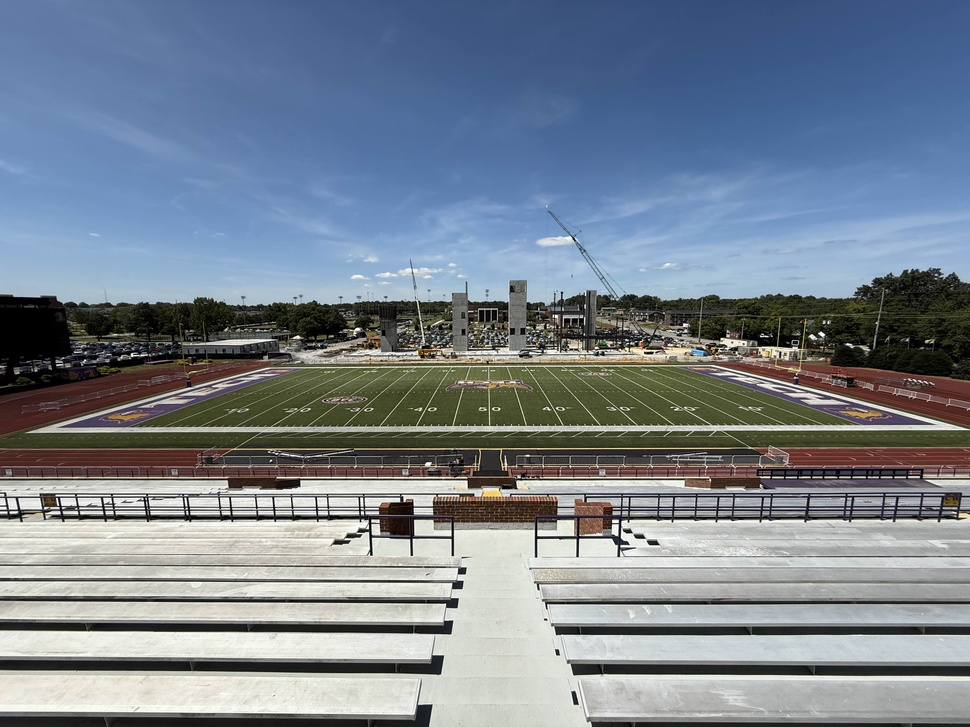
#> input picture AI-Pathfinding/image-interpretation/test1/field.jpg, 970 x 727 px, shrunk from 4032 x 3024 before the run
$ python updated_grid.py field.jpg
#> lines starting #> are read from the running program, lines starting #| are printed output that depends on the picture; after the words box and inside, x2 and y2 are one past the last pixel; in counts of white or black regions, pixels touching at a corner belong together
#!/usr/bin/env python3
# -*- coding: utf-8 -*-

"""
field_grid_tool.py

Detect a football-field-like quadrilateral (or any trapezoid), interactively
adjust the 4 corners, set rows/cols, and export all grid node coordinates.

New:
  • On exit, automatically saves:
      - grid node coordinates -> grid_coordinates.csv
      - obstacle node coordinates -> obstacles.csv
  • Right-click any grid node to toggle it as an obstacle (highlighted).

Requirements:
  pip install opencv-python numpy

Usage (GUI editor):
  python field_grid_tool.py path/to/image.jpg --rows 12 --cols 24

Headless export (no GUI; just detect, generate, and save CSV):
  python field_grid_tool.py path/to/image.jpg --rows 12 --cols 24 --no-gui --save

Keys in GUI:
  - Drag green points to move corners (TL, TR, BR, BL)
  - r / R : rows +1 / -1
  - c / C : cols +1 / -1
  - p     : print all coordinates to console
  - s     : save annotated image + CSV (also writes grid_coordinates.csv & obstacles.csv)
  - o     : re-order corners to TL, TR, BR, BL
  - x     : clear all obstacles
  - Right-click: toggle obstacle at nearest grid node
  - q/ESC : quit (auto-saves CSVs on exit)
"""

import argparse
from typing import Optional, Tuple, Dict, List, Tuple as Tup, Set

import cv2
import numpy as np


# ============================ Geometry / Helpers ============================

def _is_convex_quad(pts: np.ndarray) -> bool:
    pts = pts.reshape(4, 2).astype(np.float32)
    cross = []
    for i in range(4):
        a = pts[(i + 1) % 4] - pts[i]
        b = pts[(i + 2) % 4] - pts[(i + 1) % 4]
        cross.append(np.cross(a, b))
    return np.all(np.array(cross) > 0) or np.all(np.array(cross) < 0)


def _order_corners_clockwise(pts: np.ndarray) -> np.ndarray:
    """Return TL, TR, BR, BL order, robust to rotation."""
    pts = pts.reshape(4, 2).astype(np.float32)
    ys = pts[:, 1]
    top_idx = np.argsort(ys)[:2]
    bot_idx = np.argsort(ys)[2:]

    top = pts[top_idx]
    bot = pts[bot_idx]

    tl, tr = top[np.argsort(top[:, 0])]
    bl, br = bot[np.argsort(bot[:, 0])]

    ordered = np.array([tl, tr, br, bl], dtype=np.float32)
    if not _is_convex_quad(ordered):
        ordered = np.array([tl, bl, br, tr], dtype=np.float32)
    return ordered


def order_corners(corners: np.ndarray) -> np.ndarray:
    """Public API: order corners TL, TR, BR, BL."""
    return _order_corners_clockwise(corners)


def _quad_area(pts: np.ndarray) -> float:
    pts = pts.reshape(-1, 2).astype(np.float32)
    return cv2.contourArea(pts)


def _validate_quad(pts: np.ndarray, w: int, h: int, min_frac=0.05, max_frac=0.95) -> bool:
    area = _quad_area(pts)
    img_area = float(w * h)
    if area < min_frac * img_area or area > max_frac * img_area:
        return False
    eps = 2.0
    if np.any(pts[:, 0] < -eps) or np.any(pts[:, 0] > w + eps):
        return False
    if np.any(pts[:, 1] < -eps) or np.any(pts[:, 1] > h + eps):
        return False
    return _is_convex_quad(pts)


# [7 lines left out: function _approx_largest_quad, not called in this run]


def _min_area_rect_quad(cnt) -> np.ndarray:
    rect = cv2.minAreaRect(cnt)  # ((cx,cy),(w,h),angle)
    box = cv2.boxPoints(rect)
    return box.astype(np.float32)


# ============================ Detection Methods ============================

# [30 lines left out: function find_trapezoid_corners, not called in this run]


def find_football_field_corners(image_path: str) -> Optional[np.ndarray]:
    """Color + shape driven; good for grassy fields with white lines."""
    image = cv2.imread(image_path)
    if image is None:
        print(f"Error: Could not load image from {image_path}")
        return None
    h, w = image.shape[:2]

    hsv = cv2.cvtColor(image, cv2.COLOR_BGR2HSV)
    lower_green = np.array([35, 30, 30], dtype=np.uint8)
    upper_green = np.array([90, 255, 255], dtype=np.uint8)
    green = cv2.inRange(hsv, lower_green, upper_green)

    k = max(3, int(round(min(w, h) * 0.006)))
    kernel = np.ones((k, k), np.uint8)
    green = cv2.morphologyEx(green, cv2.MORPH_CLOSE, kernel)
    green = cv2.morphologyEx(green, cv2.MORPH_OPEN, kernel)

    cnts, _ = cv2.findContours(green, cv2.RETR_EXTERNAL, cv2.CHAIN_APPROX_SIMPLE)
    if not cnts:
        print("No green areas found")
        return None

    largest = max(cnts, key=cv2.contourArea)
    peri = cv2.arcLength(largest, True)

    for eps in (0.01, 0.015, 0.02, 0.03, 0.05):
        approx = cv2.approxPolyDP(largest, eps * peri, True)
        if len(approx) == 4:
            quad = _order_corners_clockwise(approx.reshape(-1, 2))
            if _validate_quad(quad, w, h, min_frac=0.08):
                return quad

    # Fallback: min-area rectangle
    quad = _min_area_rect_quad(largest)
    quad = _order_corners_clockwise(quad)
    if _validate_quad(quad, w, h, min_frac=0.08):
        return quad

    # Bonus: refine with white line cue
    lab = cv2.cvtColor(image, cv2.COLOR_BGR2LAB)
    L = lab[:, :, 0]
    _, white = cv2.threshold(L, 0, 255, cv2.THRESH_BINARY + cv2.THRESH_OTSU)
    white = cv2.morphologyEx(white, cv2.MORPH_OPEN, np.ones((k, k), np.uint8))

    edges = cv2.Canny(white, 50, 150)
    lines = cv2.HoughLinesP(
        edges, 1, np.pi / 180, threshold=150,
        minLineLength=int(0.25 * min(w, h)),
        maxLineGap=int(0.02 * min(w, h))
    )
    if lines is not None and len(lines) >= 2:
        ys, xs = np.where(white > 0)
        pts = np.column_stack([xs, ys]).astype(np.int32)
        hull = cv2.convexHull(pts)
        peri = cv2.arcLength(hull, True)
        approx = cv2.approxPolyDP(hull, 0.02 * peri, True)
        if len(approx) >= 4:
            if len(approx) == 4:
                quad = approx.reshape(-1, 2).astype(np.float32)
            else:
                quad = _min_area_rect_quad(hull)
            quad = _order_corners_clockwise(quad)
            if _validate_quad(quad, w, h, min_frac=0.08):
                return quad

    print("Could not approximate field to a valid quadrilateral.")
    return None


# [46 lines left out: function find_field_with_edge_enhancement, not called in this run]


def find_field_corners(image_path: str) -> Tuple[Optional[np.ndarray], Dict]:
    """Try multiple strategies; return (corners, info)."""
    image = cv2.imread(image_path)
    if image is None:
        return None, {"method": "error:load", "score": 0.0}
    h, w = image.shape[:2]

    quad = find_football_field_corners(image_path)
    if quad is not None:
        return quad, {"method": "color+shape", "score": _quad_area(quad) / (w * h)}

    quad = find_field_with_edge_enhancement(image_path)
    if quad is not None:
        return quad, {"method": "edge_enhanced", "score": _quad_area(quad) / (w * h)}

    quad = find_trapezoid_corners(image_path, min_area_frac=0.03, epsilon_factor=0.02)
    if quad is not None:
        return quad, {"method": "generic", "score": _quad_area(quad) / (w * h)}

    return None, {"method": "none", "score": 0.0}


# ============================ Grid & Export ============================

def interpolate_quad_grid(corners: np.ndarray, rows: int, cols: int) -> np.ndarray:
    """
    Given corners TL, TR, BR, BL, return (rows+1, cols+1, 2) nodes via bilinear interpolation.
    """
    c = corners.astype(np.float32)
    TL, TR, BR, BL = c[0], c[1], c[2], c[3]

    grid = np.zeros((rows + 1, cols + 1, 2), dtype=np.float32)
    for r in range(rows + 1):
        t = r / rows if rows > 0 else 0.0
        left = (1 - t) * TL + t * BL
        right = (1 - t) * TR + t * BR
        for q in range(cols + 1):
            s = q / cols if cols > 0 else 0.0
            grid[r, q] = (1 - s) * left + s * right
    return grid


# [8 lines left out: function grid_to_list, not called in this run]


def save_grid_csv(grid: np.ndarray, csv_path: str):
    import csv
    with open(csv_path, "w", newline="") as f:
        w = csv.writer(f)
        w.writerow(["row", "col", "x", "y"])
        for r in range(grid.shape[0]):
            for c in range(grid.shape[1]):
                x, y = grid[r, c]
                w.writerow([r, c, f"{x:.3f}", f"{y:.3f}"])
    print(f"Saved coordinates to {csv_path}")


def save_obstacles_csv(obstacles: Set[Tuple[int, int]], grid: np.ndarray, csv_path: str):
    import csv
    with open(csv_path, "w", newline="") as f:
        w = csv.writer(f)
        w.writerow(["row", "col", "x", "y"])
        for (r, c) in sorted(list(obstacles)):
            x, y = grid[r, c]
            w.writerow([r, c, f"{x:.3f}", f"{y:.3f}"])
    print(f"Saved obstacles to {csv_path}")


# [19 lines left out: function visualize_corners, not called in this run]


# ============================ Interactive Editor ============================

class CornerGridEditor:
    """
    Mouse-driven editor:
      - Drag corners to adjust (P1..P4 labels are TL, TR, BR, BL).
      - Right-click a grid node to toggle it as an obstacle.
      - Keys:
         r / R : rows +1 / -1
         c / C : cols +1 / -1
         p     : print all coordinates to console
         s     : save snapshot (image + CSV)
         o     : reorder corners to TL,TR,BR,BL
         x     : clear all obstacles
         q/ESC : quit (auto-saves grid_coordinates.csv & obstacles.csv)
    """
    def __init__(self, image_path: str,
                 corners: Optional[np.ndarray] = None,
                 rows: int = 10, cols: int = 20):
        self.image_path = image_path
        self.base = cv2.imread(image_path)
        if self.base is None:
            raise FileNotFoundError(f"Could not load image: {image_path}")
        self.h, self.w = self.base.shape[:2]

        if corners is None:
            self.corners = np.array([[0, 0],
                                     [self.w - 1, 0],
                                     [self.w - 1, self.h - 1],
                                     [0, self.h - 1]], dtype=np.float32)
        else:
            self.corners = order_corners(corners).astype(np.float32)

        self.rows = max(1, rows)
        self.cols = max(1, cols)

        # Obstacles: set of (row, col) indices of grid nodes
        self.obstacles: Set[Tuple[int, int]] = set()

        self.active_idx = None
        self.dragging = False
        self.radius = max(8, int(0.01 * min(self.w, self.h)))

        self.grid: Optional[np.ndarray] = None  # updated on each draw

        self.win = "CornerGridEditor"
        cv2.namedWindow(self.win)
        cv2.setMouseCallback(self.win, self._on_mouse)

    # --- obstacle toggling helper ---
    # [32 lines left out: functions _toggle_obstacle_at_pixel, _on_mouse, not called in this run]

    def _draw(self):
        vis = self.base.copy()
        pts = self.corners.astype(np.int32)
        cv2.polylines(vis, [pts], True, (0, 0, 255), 3)

        labels = ["P1 (TL)", "P2 (TR)", "P3 (BR)", "P4 (BL)"]
        for i, (x, y) in enumerate(pts):
            cv2.circle(vis, (x, y), self.radius, (0, 255, 0), -1)
            cv2.putText(vis, labels[i], (x + 10, y - 10),
                        cv2.FONT_HERSHEY_SIMPLEX, 0.6, (255, 255, 255), 2)

        self.grid = interpolate_quad_grid(self.corners, self.rows, self.cols)

        # grid lines
        for r in range(self.rows + 1):
            row = self.grid[r].astype(np.int32)
            cv2.polylines(vis, [row], False, (255, 0, 0), 1)
        for c in range(self.cols + 1):
            col = self.grid[:, c].astype(np.int32)
            cv2.polylines(vis, [col], False, (255, 0, 0), 1)

        # grid nodes
        for r in range(self.rows + 1):
            for c in range(self.cols + 1):
                x, y = self.grid[r, c].astype(int)
                cv2.circle(vis, (x, y), max(2, self.radius // 2), (0, 255, 255), -1)

        # obstacles overlay (magenta filled circles with white outline)
        for (r, c) in self.obstacles:
            x, y = self.grid[r, c].astype(int)
            cv2.circle(vis, (x, y), max(4, self.radius // 2 + 2), (255, 255, 255), -1)
            cv2.circle(vis, (x, y), max(4, self.radius // 2 + 1), (255, 0, 255), -1)

        hud = ("rows={rows}  cols={cols}   [drag corners]  r/R +/-row  c/C +/-col  "
               "p print  s save  o order  x clear-obstacles  RMB toggle obstacle  q quit").format(
                   rows=self.rows, cols=self.cols)
        cv2.rectangle(vis, (0, 0), (self.w, 30), (32, 32, 32), -1)
        cv2.putText(vis, hud, (10, 22), cv2.FONT_HERSHEY_SIMPLEX, 0.6, (240, 240, 240), 1)

        return vis, self.grid

    # [6 lines left out: function _print_coords, not called in this run]

    def _save_all_csvs(self, vis: Optional[np.ndarray], grid: np.ndarray, msg_prefix: str = "Saved"):
        # Annotated image
        if vis is not None:
            out_img = self.image_path.rsplit(".", 1)[0] + "_grid.jpg"
            cv2.imwrite(out_img, vis)
        # Required CSV filenames
        grid_csv = "grid_coordinates.csv"
        obs_csv = "obstacles.csv"
        save_grid_csv(grid, grid_csv)
        save_obstacles_csv(self.obstacles, grid, obs_csv)
        print(f"{msg_prefix}: grid -> {grid_csv}, obstacles -> {obs_csv}")

    def run(self):
        last_vis, last_grid = None, None
        while True:
            vis, grid = self._draw()
            last_vis, last_grid = vis, grid
            cv2.imshow(self.win, vis)
            key = cv2.waitKey(16) & 0xFF

            if key in (ord('q'), 27):
                break
            elif key == ord('r'):
                self.rows += 1
            elif key == ord('R'):
                self.rows = max(1, self.rows - 1)
            elif key == ord('c'):
                self.cols += 1
            elif key == ord('C'):
                self.cols = max(1, self.cols - 1)
            elif key == ord('o'):
                self.corners = order_corners(self.corners)
            elif key == ord('x'):
                self.obstacles.clear()
            elif key == ord('p'):
                self._print_coords(grid)
            elif key == ord('s'):
                self._save_all_csvs(vis, grid, msg_prefix="Saved (manual)")

        cv2.destroyWindow(self.win)
        # Auto-save on exit
        if last_grid is not None:
            self._save_all_csvs(last_vis, last_grid, msg_prefix="Auto-saved on exit")


# ============================ CLI / Main ============================

def main():
    ap = argparse.ArgumentParser(description="Detect/edit field corners and export grid coordinates.")
    ap.add_argument("image", help="Path to input image (e.g., field.jpg)")
    ap.add_argument("--rows", type=int, default=12, help="Number of grid rows (default: 12)")
    ap.add_argument("--cols", type=int, default=24, help="Number of grid cols (default: 24)")
    ap.add_argument("--no-gui", action="store_true", help="Disable GUI; just detect and export if --save")
    ap.add_argument("--save", action="store_true", help="Save annotated image and CSV")
    ap.add_argument("--print", dest="do_print", action="store_true", help="Print all coordinates to console")
    args = ap.parse_args()

    img_path = args.image
    rows = max(1, args.rows)
    cols = max(1, args.cols)

    print("Detecting field/trapezoid corners...")
    corners, info = find_field_corners(img_path)
#> in find_field_corners, image is the input picture: shape (727, 970, 3); mean B, G, R 142.9, 130.7, 120
#> in find_football_field_corners, `green = cv2.inRange(hsv, lower_green, upper_green)`:
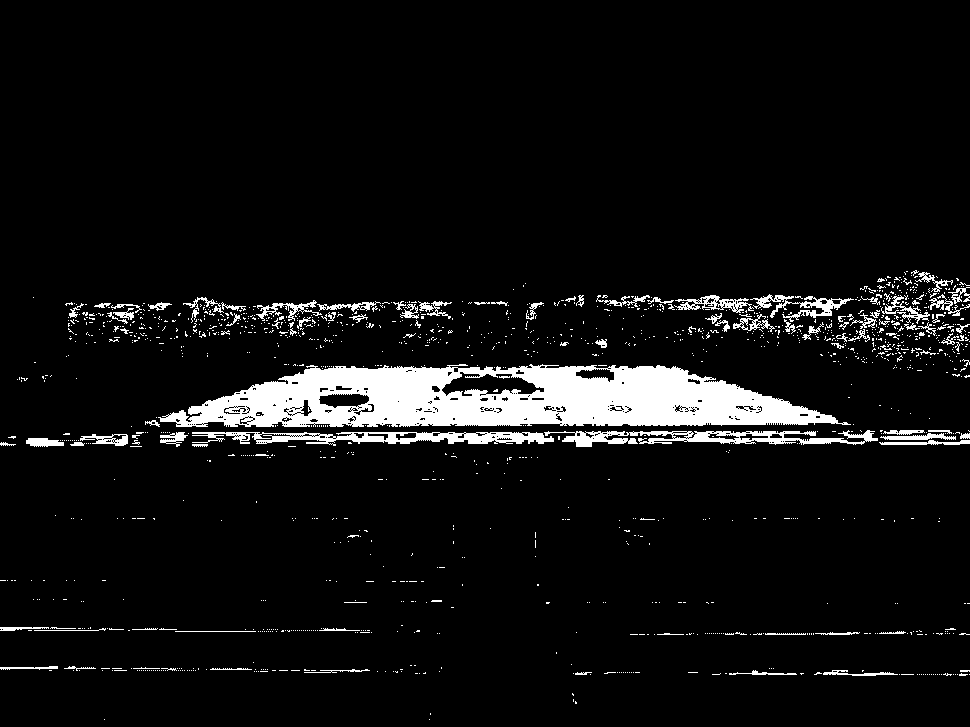
#> green: shape (727, 970); 6.6% white; 1397 white regions (1292 under 20 px), largest, box (x1, y1, x2, y2) and area: (158, 364, 851, 427) 27755, (192, 432, 554, 446) 2713, (544, 430, 878, 447) 2552
#> in find_football_field_corners, `green = cv2.morphologyEx(green, cv2.MORPH_OPEN, kernel)`:
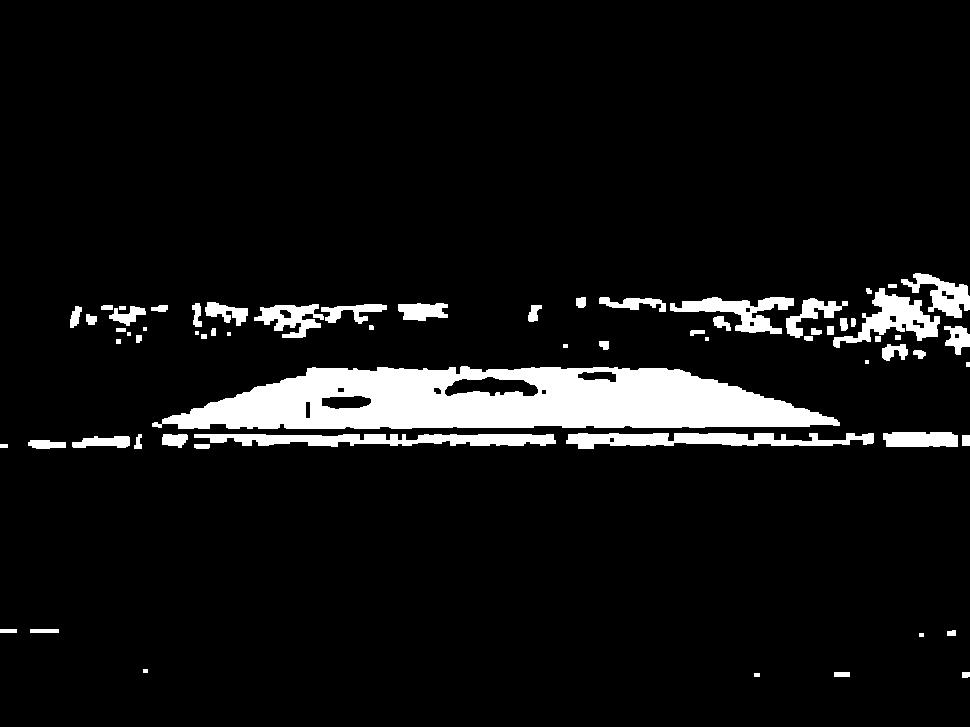
#> green: shape (727, 970); 7.4% white; 66 white regions (6 under 20 px)
#> in find_football_field_corners, `cnts, _ = cv2.findContours(green, cv2.RETR_EXTERNAL, cv2.CHAIN_APPROX_..`: cnts = 66 contours, 14 with area under 20; largest, box (x1, y1, x2, y2) and area: (152, 366, 840, 429) 31134, (194, 434, 556, 447) 2868, (566, 433, 874, 449) 2699, (833, 288, 940, 348) 2237, (670, 297, 794, 334) 1728
#> in find_football_field_corners, `largest = max(cnts, key=cv2.contourArea)`: largest = contour of 337 points, box (x1, y1, x2, y2) (152, 366, 840, 429), area 31134
#> in find_football_field_corners, `peri = cv2.arcLength(largest, True)`: peri = 1539.7
#> the loop in find_football_field_corners, `for eps in (0.01, 0.015, 0.02, 0.03, 0.05):` made 5 passes
#> (approx, ys in _order_corners_clockwise, top_idx in _order_corners_clockwise, bot_idx in _order_corners_clockwise, quad, area in _validate_quad) on passes 1 to 2: ([[152, 423], [839, 425], [679, 369], [312, 367]], [423, 425, 369, 367], [3, 2], [0, 1], [[312, 367], [679, 369], [839, 425], [152, 423]], 29512), ([[152, 423], [839, 425], [679, 369], [312, 367]], [423, 425, 369, 367], [3, 2], [0, 1], [[312, 367], [679, 369], [839, 425], [152, 423]], 29512)
#> in _min_area_rect_quad, `rect = cv2.minAreaRect(cnt)`: rect = ((495.4, 396.8), (687, 61.83), -0.196)
#> in _min_area_rect_quad, `box = cv2.boxPoints(rect)`: box = [[152, 428.9], [151.8, 367.1], [838.8, 364.7], [839, 426.5]]
#> in find_football_field_corners, `quad = _min_area_rect_quad(largest)`: quad has the same summary as box in _min_area_rect_quad
#> in find_football_field_corners, `quad = _order_corners_clockwise(quad)`: quad = [[151.8, 367.1], [838.8, 364.7], [839, 426.5], [152, 428.9]]
#> in find_football_field_corners, `L = lab[:, :, 0]`:
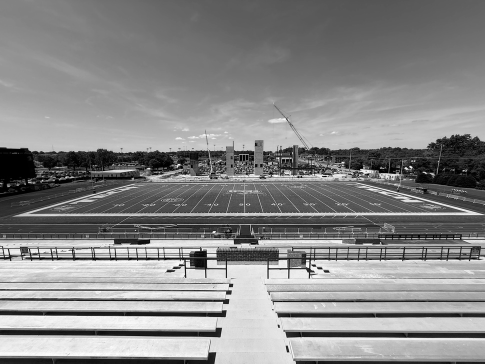
#> L: shape (727, 970) (shown at 1/2 size); min 0, max 255, mean 135.9
#> in find_football_field_corners, `_, white = cv2.threshold(L, 0, 255, cv2.THRESH_BINARY + cv2.THRESH_OTSU)`:
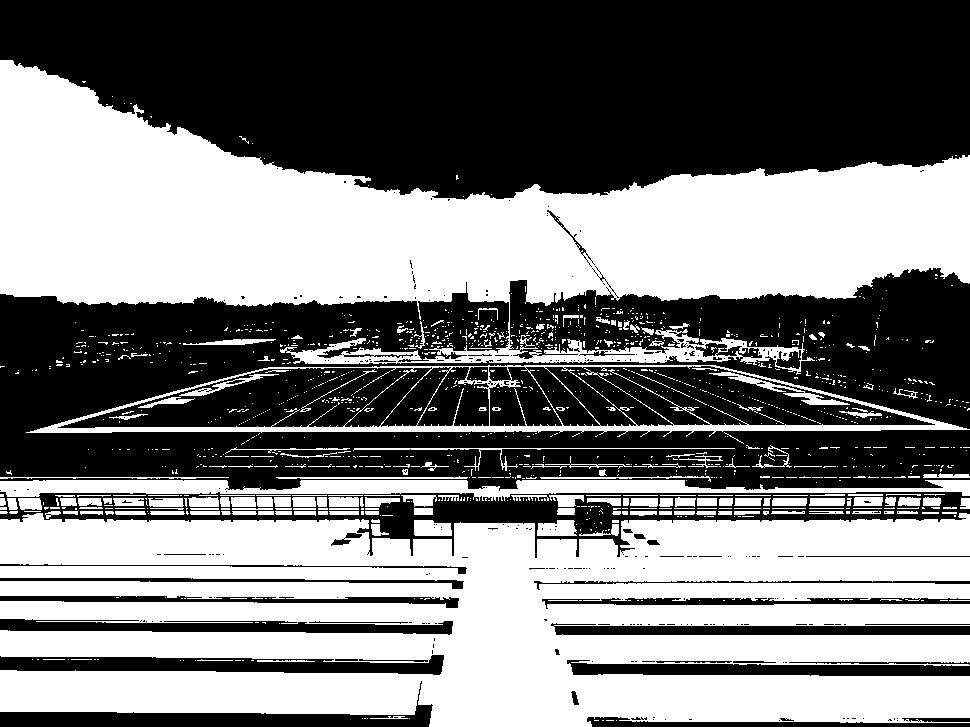
#> white: shape (727, 970); 48.3% white; 1329 white regions (1115 under 20 px), largest, box (x1, y1, x2, y2) and area: (0, 513, 970, 727) 161026, (0, 60, 970, 375) 138011, (0, 480, 970, 501) 10042
#> in find_football_field_corners, `white = cv2.morphologyEx(white, cv2.MORPH_OPEN, np.ones((k, k), np.uin..`:
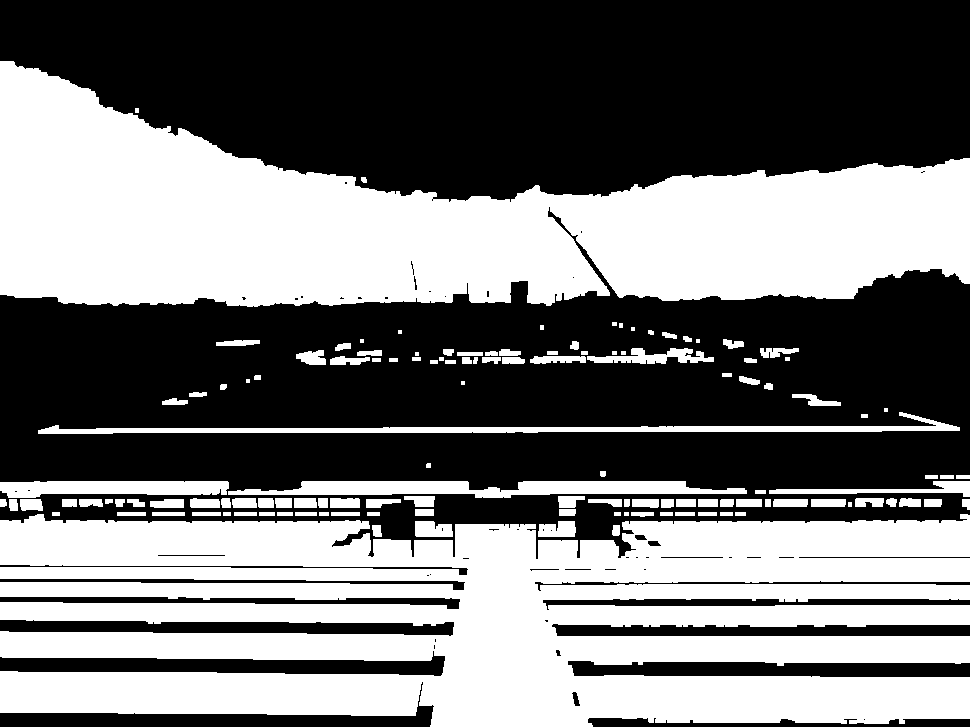
#> white: shape (727, 970); 45.3% white; 130 white regions (8 under 20 px), largest, box (x1, y1, x2, y2) and area: (0, 514, 970, 727) 158620, (0, 61, 970, 307) 131271, (228, 481, 747, 498) 5549
#> in find_football_field_corners, `lines = cv2.HoughLinesP( edges, 1, np.pi / 180, threshold=150, minLine..`: lines = 25 rows, first 6: [35, 480, 226, 480], [104, 520, 367, 520], [551, 493, 857, 493], [114, 432, 538, 432], [557, 635, 969, 635], [760, 581, 969, 581]
#> (the rest of the program and of its run is left out)
